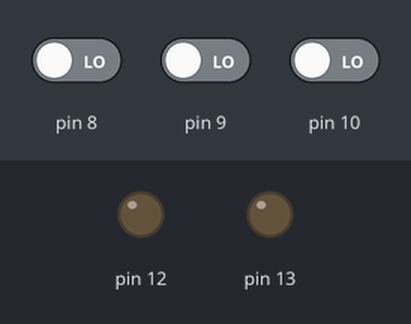
A sketch run on a simulated Arduino Uno, built with avr-gcc and run on an emulated ATmega328P. Shown: output pins drawn as LEDs (lit = HIGH). The inputs (shaded band) are chosen by the test bench; at power-on: pin 8 LOW, pin 9 LOW, pin 10 LOW.

Above: at 1.2 s.
1.3 s: pin 8 driven HIGH
At 2.4 s:
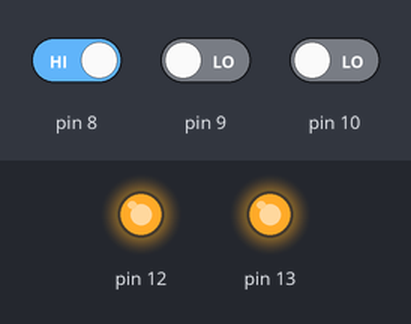
2.8 s: pin 9 driven HIGH
At 3.6 s:
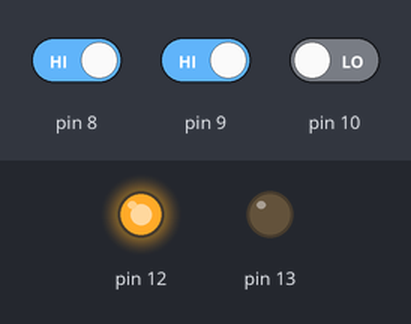
4.3 s: pin 9 driven LOW
At 4.7 s:
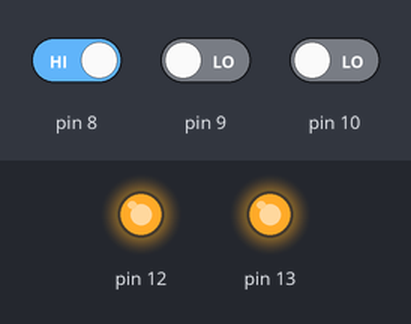
5.8 s: pin 8 driven LOW
At 7.0 s:
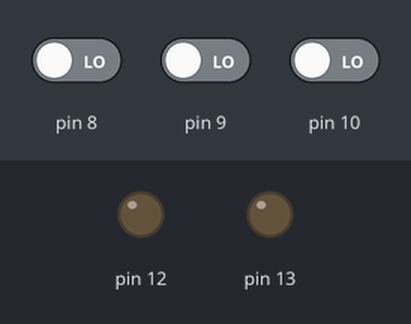
7.3 s: pin 10 driven HIGH
At 8.2 s:
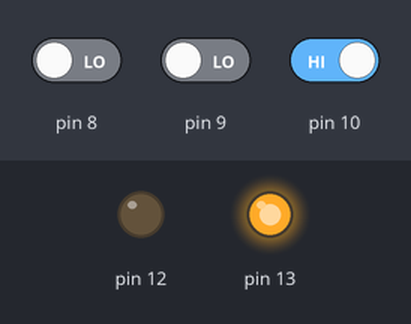
Timing chart, 0 to 9.8 s (numbered marks = the images above; inputs shaded):
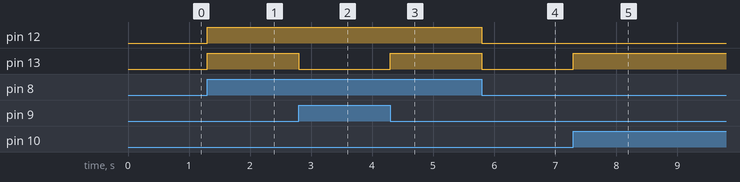

Measured:
- after the input at 1.3 s, pin 12, pin 13: LOW → HIGH at once
- after the input at 2.8 s, pin 13: HIGH → LOW at once
- after the input at 4.3 s, pin 13: LOW → HIGH at once
- after the input at 5.8 s, pin 12, pin 13: HIGH → LOW at once
- after the input at 7.3 s, pin 13: LOW → HIGH at once

The sketch:

Full_Subtractor.ino
```cpp
int A,B,C;
void setup() {
pinMode(13,OUTPUT);
pinMode(12,OUTPUT);
pinMode(10,INPUT);
pinMode(9,INPUT);
pinMode(8,INPUT);
}
 void loop() {
 A = digitalRead(10);
 B = digitalRead (9);
 C = digitalRead (8);
 int DIF,BOR;
 DIF= A^B^C;
 BOR= ((B&C)|(!A)&(B|C));
 digitalWrite(13,DIF);
 digitalWrite(12,BOR);
}
```
